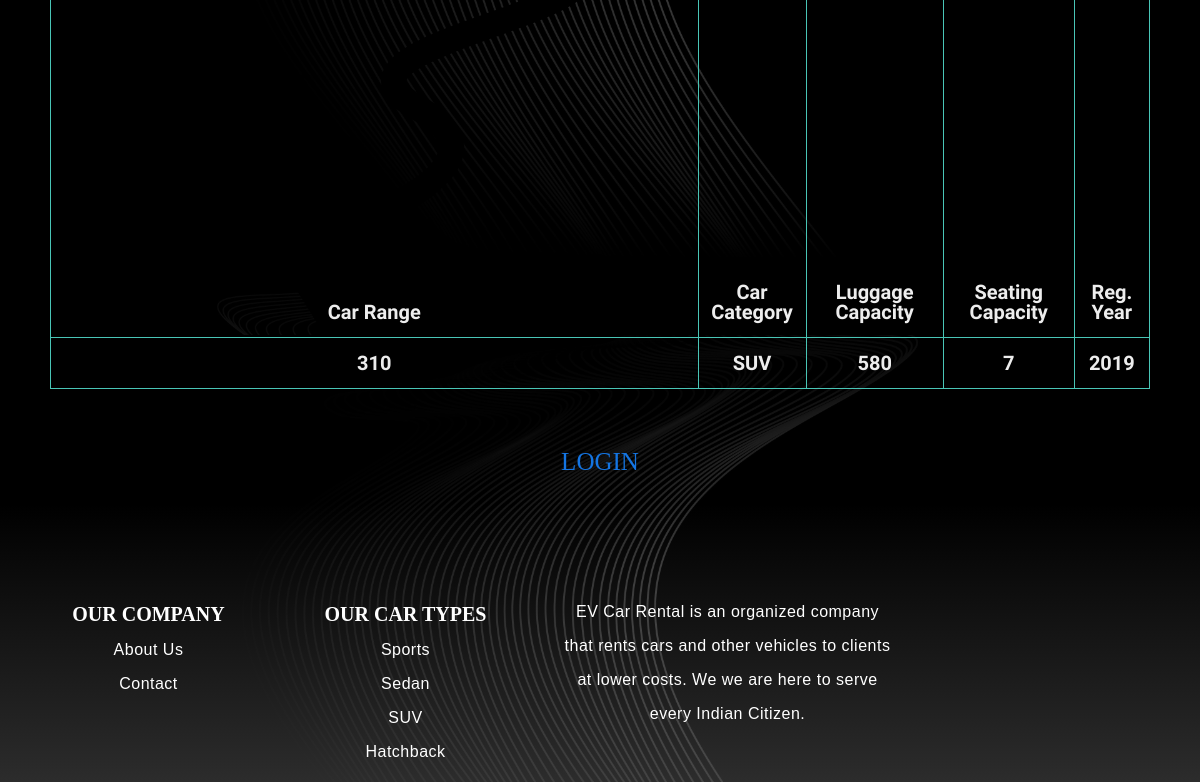
/book_car.php?id=19BH010 (lower part), run on an earlier commit of the app's database.
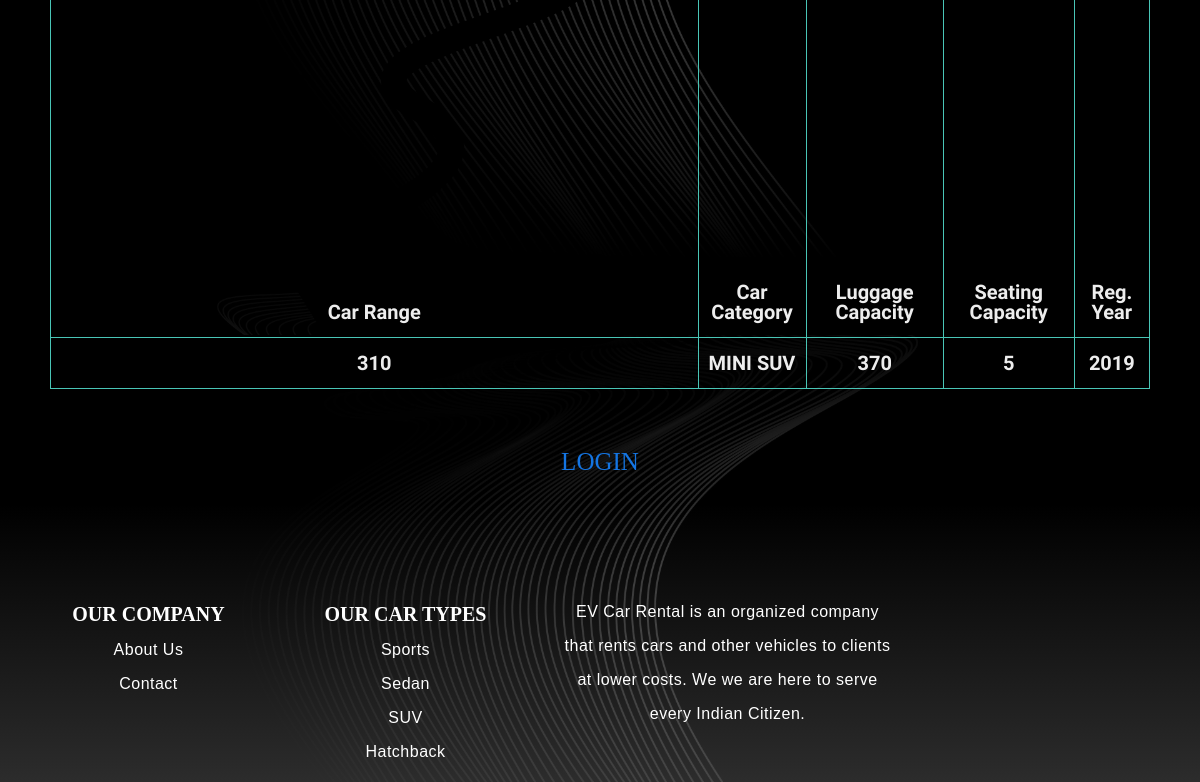
And on a later commit of the database.
### tables this page shows
CREATE TABLE `car` (
  `car_id` int(11) NOT NULL,
  `REGISTRATION_NUMBER` char(7) NOT NULL,
  `MODEL_NAME` varchar(25) NOT NULL,
  `MAKE` varchar(25) NOT NULL,
  `MODEL_YEAR` int(11) NOT NULL,
  `CAR_RANGE` int(11) NOT NULL,
  `CAR_CATEGORY_NAME` varchar(25) NOT NULL,
  `COST_PER_DAY` int(11) NOT NULL,
  `AVAILABILITY_FLAG` char(1) NOT NULL,
  `CAR_DESCRIPTION` longtext NOT NULL,
  `image` longtext NOT NULL
);

CREATE TABLE `car_category` (
  `CATEGORY_NAME` varchar(25) NOT NULL,
  `NO_OF_LUGGAGE` int(11) NOT NULL,
  `NO_OF_PERSON` int(11) NOT NULL
);

### book_car.php (the view, shortened to what this page needs)
<!DOCTYPE html>
<html lang="en">
<head>
	<link rel="stylesheet" type="text/css" href="css/reset.css">
	<link rel="stylesheet" type="text/css" href="css/responsive.css">
</head>
<body class="hide">
		<?php
		include 'header.php';
		?>
	<section class="listings">
		<div class="wrapper">
			<ul class="properties_list">
				<?php
				include 'includes/config.php';
				$sel = "SELECT * FROM car WHERE REGISTRATION_NUMBER = '$_GET[id]'";
				$sel1 = "SELECT * FROM `car_category` WHERE CATEGORY_NAME IN ( SELECT CAR_CATEGORY_NAME FROM CAR WHERE REGISTRATION_NUMBER = '$_GET[id]')";
				$rs = $conn->query($sel);
				$rs1 = $conn->query($sel1);
				$rws = $rs->fetch_assoc();
				$rws1 = $rs1->fetch_assoc();
				?>
				<div class="r2">
					<table>
						<tr>
							<th>
								<h2>
									<span><img src="/assets/range.svg" alt=""></span> Car Range
								</h2>
							</th>
							<th>
								<h2>
									Car Category
								</h2>
							</th>
							<th>
								<h2>
									Luggage Capacity
								</h2>
							</th>
							<th>
								<h2>
									Seating Capacity
								</h2>
							</th>
							<th>
								<h2>
									Reg. Year
								</h2>
							</th>
						</tr>
						<tr>
							<td>
								<h3><span class="property_size">
										<?php echo $rws['CAR_RANGE']; ?>
									</span></h3>
							</td>
							<td>
								<h3><span class="property_size"><?php echo $rws['CAR_CATEGORY_NAME']; ?></span></h3>
							</td>
							<td>
								<h3><span class="property_size">
										<?php echo $rws1['NO_OF_LUGGAGE']; ?>
									</span></h3>
							</td>
							<td>
								<h3><span class="property_size"><?php echo $rws1['NO_OF_PERSON']; ?></span></h3>
							</td>
							<td>
								<h3><span class="property_size">
										<?php echo $rws['MODEL_YEAR']; ?>
									</span></h3>
							</td>
						</tr>
					</table>
				</div>
				<div class="r3">
					<div>
						<?php
						if (!isset($_SESSION['email']) || !isset($_SESSION['pass'])) {
						?>
							<a href="account.php">LOGIN</a>
					</div>
				</div>
			<?php
						}
			?>
			</ul>
		</div>
	</section>
	<?php
	include 'footer.php';
	?>
</body>
</html>

What changed in the data, as far as the page shows it:
no longer on this page (row unchanged): car_category: NO_OF_LUGGAGE "580", NO_OF_PERSON "7"
changed car: CAR_CATEGORY_NAME "SUV" → "MINI SUV"
added car_category: NO_OF_LUGGAGE "370", NO_OF_PERSON "5"
